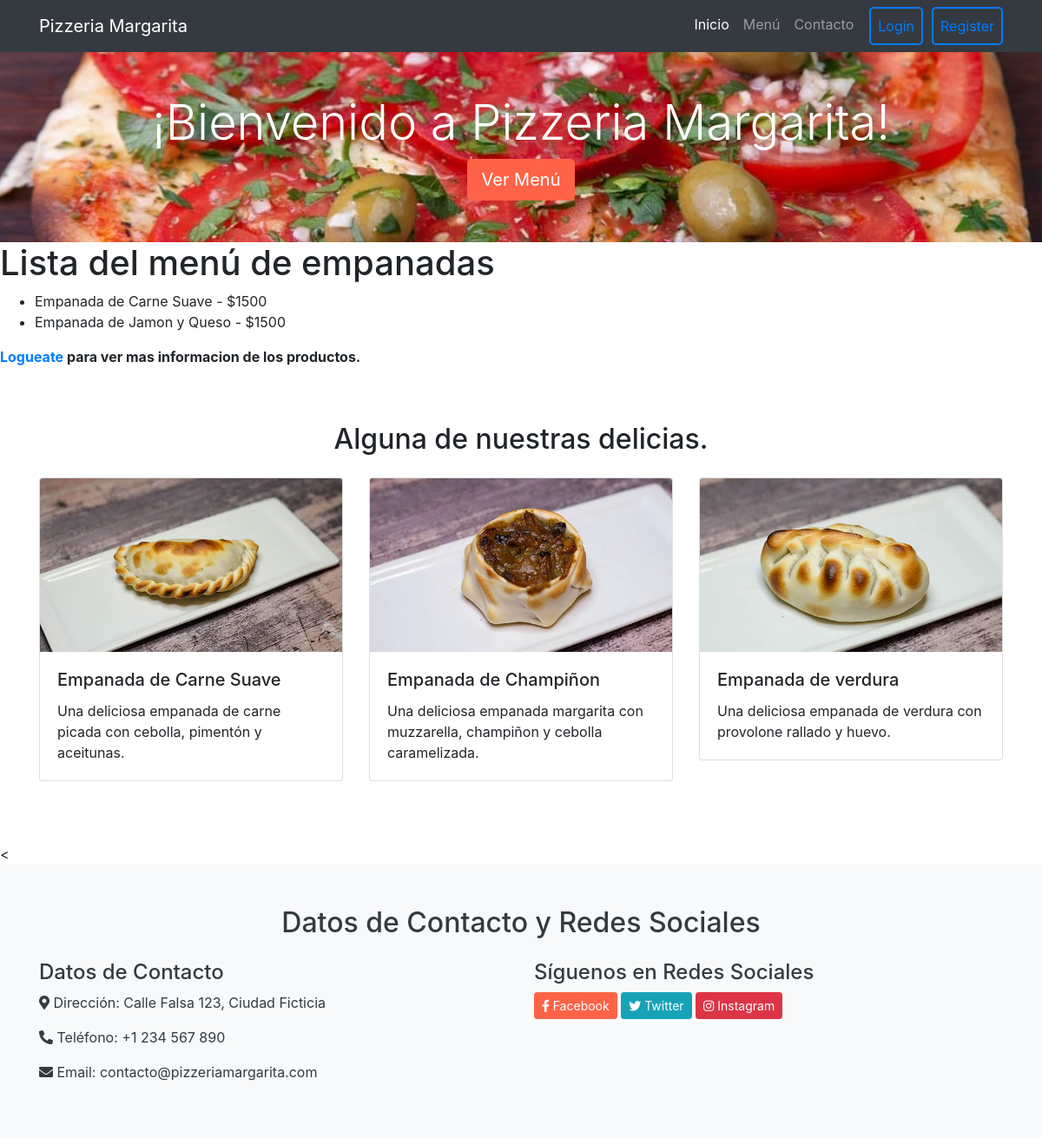
Before: /app-tossi/empanadas/ with the older database file.
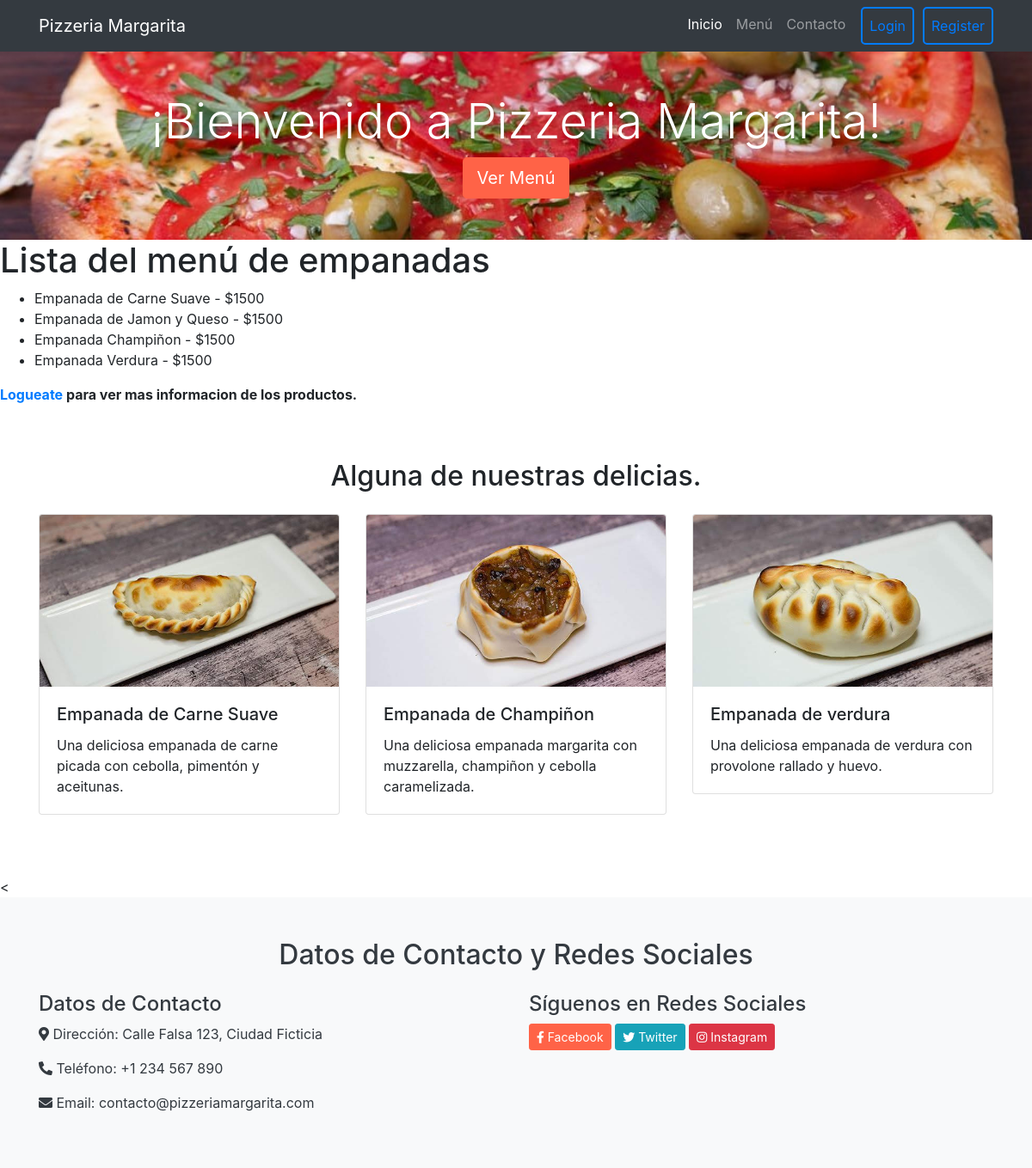
After: the same page with the newer database file.
### AppTossi/models.py (models this page shows, shortened)
class Empanada(models.Model):
    product_name = models.CharField(max_length=30)
    price = models.IntegerField()
    ingredients = models.CharField(max_length=200)
    stock = models.IntegerField(default=0)
    vegetarian = models.BooleanField(default=False)
    img = models.ImageField(upload_to='product_images', blank=True, null=True, default=None)

### AppTossi/views.py (the view)
# urls.py: path("empanadas/",empanadas,name="Empanadas"),
def empanadas(req):
    empanadas = Empanada.objects.all
    return render(req,"empanadas.html",{"empanadas":empanadas})

### AppTossi/templates/empanadas.html (shortened to what this page needs)
{% extends 'padre.html' %}
{% block contenidoQueCambia %}
{% if user.is_staff %}
  {% load static %}
{% elif user.is_authenticated %}
{% load static %}
{% else %}
<h1>Lista del menú de empanadas</h1>
  <ul>
    {% for empanada in empanadas %}
      <li>
        {{empanada.product_name}} - ${{empanada.price}}
      </li>
    {% endfor %}
  </ul>
<p> <strong>  <a href="{% url 'Login'  %}">Logueate</a>  para ver mas informacion de los productos.</strong> </p>
  {% load static %}
  <section id="menu" class="py-5">
      <div class="container">
        <h2 class="text-center mb-4">Alguna de nuestras delicias.</h2>
        <div class="row">
          <div class="col-md-4 mb-4">
            <div class="card">
              <img src="{% static 'images/empanada_carne.jpeg' %}" class="card-img-top" alt="Plato 1">
              <div class="card-body">
                <h5 class="card-title">Empanada de Carne Suave</h5>
                <p class="card-text">Una deliciosa empanada de carne picada con cebolla, pimentón y aceitunas.</p>
              </div>
            </div>
          </div>
          <div class="col-md-4 mb-4">
            <div class="card">
              <img src="{% static 'images/empanada_champi.jpeg' %}" class="card-img-top" alt="Plato 2">
              <div class="card-body">
                <h5 class="card-title">Empanada de Champiñon</h5>
                <p class="card-text">Una deliciosa empanada margarita con muzzarella, champiñon y cebolla caramelizada.</p>
              </div>
            </div>
          </div>
          <div class="col-md-4 mb-4">
            <div class="card">
              <img src="{% static 'images/empanada_verdura.jpeg' %}" class="card-img-top" alt="Plato 3">
              <div class="card-body">
                <h5 class="card-title">Empanada de verdura</h5>
                <p class="card-text"> Una deliciosa empanada de verdura con provolone rallado y huevo.</p>
              </div>
            </div>
          </div>
        </div>
      </div>
    </section>
{% endif %}
<
  {% endblock contenidoQueCambia %}

Changed rows visible on the page:
added Empanada: product_name "Empanada Champiñon", price "1500"
added Empanada: product_name "Empanada Verdura", price "1500"
